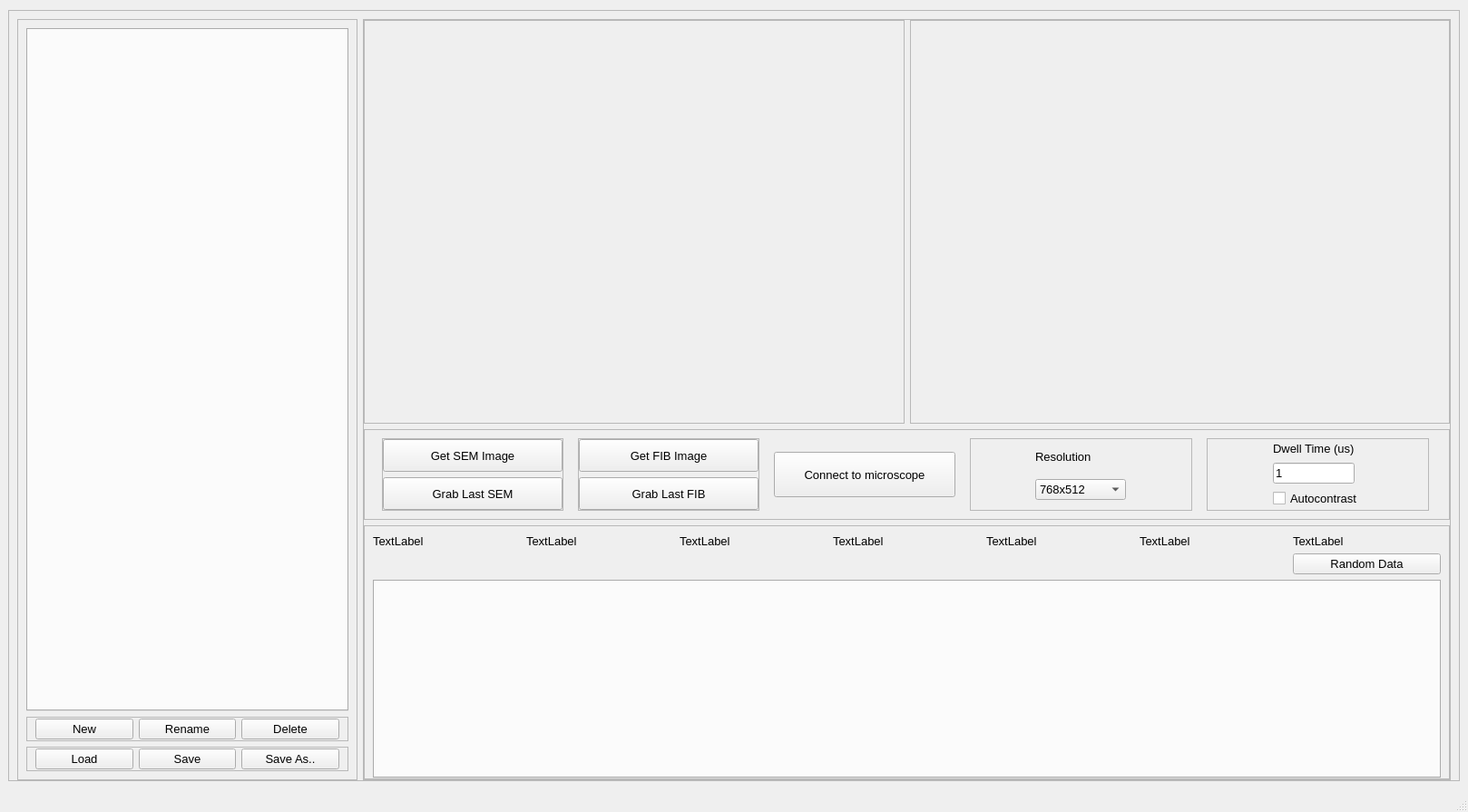
<?xml version="1.0" encoding="UTF-8"?>
<ui version="4.0">
 <class>MainWindow</class>
 <widget class="QMainWindow" name="MainWindow">
  <property name="geometry">
   <rect>
    <x>0</x>
    <y>0</y>
    <width>1618</width>
    <height>895</height>
   </rect>
  </property>
  <property name="minimumSize">
   <size>
    <width>1600</width>
    <height>850</height>
   </size>
  </property>
  <property name="maximumSize">
   <size>
    <width>1618</width>
    <height>909</height>
   </size>
  </property>
  <property name="windowTitle">
   <string>MainWindow</string>
  </property>
  <widget class="QWidget" name="centralwidget">
   <layout class="QGridLayout" name="gridLayout_6">
    <item row="0" column="0">
     <widget class="QFrame" name="Frame_Main">
      <property name="sizePolicy">
       <sizepolicy hsizetype="Expanding" vsizetype="Expanding">
        <horstretch>0</horstretch>
        <verstretch>0</verstretch>
       </sizepolicy>
      </property>
      <property name="minimumSize">
       <size>
        <width>0</width>
        <height>0</height>
       </size>
      </property>
      <property name="maximumSize">
       <size>
        <width>1600</width>
        <height>850</height>
       </size>
      </property>
      <property name="font">
       <font>
        <pointsize>10</pointsize>
       </font>
      </property>
      <property name="frameShape">
       <enum>QFrame::StyledPanel</enum>
      </property>
      <property name="frameShadow">
       <enum>QFrame::Raised</enum>
      </property>
      <layout class="QGridLayout" name="gridLayout_5">
       <property name="bottomMargin">
        <number>0</number>
       </property>
       <item row="0" column="0">
        <widget class="QFrame" name="Frame_Protocol">
         <property name="sizePolicy">
          <sizepolicy hsizetype="Preferred" vsizetype="Expanding">
           <horstretch>0</horstretch>
           <verstretch>0</verstretch>
          </sizepolicy>
         </property>
         <property name="minimumSize">
          <size>
           <width>375</width>
           <height>0</height>
          </size>
         </property>
         <property name="maximumSize">
          <size>
           <width>300</width>
           <height>16777215</height>
          </size>
         </property>
         <property name="font">
          <font>
           <pointsize>10</pointsize>
          </font>
         </property>
         <property name="frameShape">
          <enum>QFrame::StyledPanel</enum>
         </property>
         <property name="frameShadow">
          <enum>QFrame::Raised</enum>
         </property>
         <layout class="QGridLayout" name="gridLayout_4">
          <item row="0" column="0">
           <widget class="QTabWidget" name="tabWidget_Protocol">
            <property name="enabled">
             <bool>true</bool>
            </property>
            <property name="maximumSize">
             <size>
              <width>16777215</width>
              <height>16777215</height>
             </size>
            </property>
            <property name="font">
             <font>
              <pointsize>10</pointsize>
             </font>
            </property>
            <property name="cursor">
             <cursorShape>ArrowCursor</cursorShape>
            </property>
            <property name="accessibleName">
             <string/>
            </property>
            <property name="tabPosition">
             <enum>QTabWidget::North</enum>
            </property>
            <property name="tabShape">
             <enum>QTabWidget::Rounded</enum>
            </property>
            <property name="currentIndex">
             <number>-1</number>
            </property>
            <property name="iconSize">
             <size>
              <width>16</width>
              <height>16</height>
             </size>
            </property>
            <property name="elideMode">
             <enum>Qt::ElideLeft</enum>
            </property>
            <property name="usesScrollButtons">
             <bool>false</bool>
            </property>
            <property name="documentMode">
             <bool>false</bool>
            </property>
            <property name="tabsClosable">
             <bool>false</bool>
            </property>
            <property name="movable">
             <bool>true</bool>
            </property>
            <property name="tabBarAutoHide">
             <bool>false</bool>
            </property>
           </widget>
          </item>
          <item row="2" column="0">
           <widget class="QFrame" name="Frame_load_save">
            <property name="font">
             <font>
              <pointsize>10</pointsize>
             </font>
            </property>
            <property name="frameShape">
             <enum>QFrame::StyledPanel</enum>
            </property>
            <property name="frameShadow">
             <enum>QFrame::Raised</enum>
            </property>
            <layout class="QGridLayout" name="gridLayout_13">
             <property name="topMargin">
              <number>1</number>
             </property>
             <property name="bottomMargin">
              <number>1</number>
             </property>
             <item row="0" column="0">
              <widget class="QPushButton" name="pushButton_Protocol_Load">
               <property name="font">
                <font>
                 <pointsize>10</pointsize>
                </font>
               </property>
               <property name="text">
                <string>Load</string>
               </property>
              </widget>
             </item>
             <item row="0" column="1">
              <widget class="QPushButton" name="pushButton_Protocol_Save">
               <property name="font">
                <font>
                 <pointsize>10</pointsize>
                </font>
               </property>
               <property name="text">
                <string>Save</string>
               </property>
              </widget>
             </item>
             <item row="0" column="2">
              <widget class="QPushButton" name="pushButton_Protocol_Save_As">
               <property name="font">
                <font>
                 <pointsize>10</pointsize>
                </font>
               </property>
               <property name="text">
                <string>Save As..</string>
               </property>
              </widget>
             </item>
            </layout>
           </widget>
          </item>
          <item row="1" column="0">
           <widget class="QFrame" name="frame_2">
            <property name="minimumSize">
             <size>
              <width>0</width>
              <height>24</height>
             </size>
            </property>
            <property name="font">
             <font>
              <pointsize>10</pointsize>
             </font>
            </property>
            <property name="frameShape">
             <enum>QFrame::StyledPanel</enum>
            </property>
            <property name="frameShadow">
             <enum>QFrame::Raised</enum>
            </property>
            <layout class="QHBoxLayout" name="horizontalLayout">
             <property name="topMargin">
              <number>1</number>
             </property>
             <property name="bottomMargin">
              <number>1</number>
             </property>
             <item>
              <widget class="QPushButton" name="pushButton_Protocol_New">
               <property name="font">
                <font>
                 <pointsize>10</pointsize>
                </font>
               </property>
               <property name="text">
                <string>New</string>
               </property>
              </widget>
             </item>
             <item>
              <widget class="QPushButton" name="pushButton_Protocol_Rename">
               <property name="text">
                <string>Rename</string>
               </property>
              </widget>
             </item>
             <item>
              <widget class="QPushButton" name="pushButton_Protocol_Delete">
               <property name="font">
                <font>
                 <pointsize>10</pointsize>
                </font>
               </property>
               <property name="text">
                <string>Delete</string>
               </property>
              </widget>
             </item>
            </layout>
           </widget>
          </item>
         </layout>
        </widget>
       </item>
       <item row="0" column="1">
        <widget class="QFrame" name="frame_Images">
         <property name="font">
          <font>
           <pointsize>10</pointsize>
          </font>
         </property>
         <property name="frameShape">
          <enum>QFrame::StyledPanel</enum>
         </property>
         <property name="frameShadow">
          <enum>QFrame::Raised</enum>
         </property>
         <layout class="QGridLayout" name="gridLayout_3">
          <property name="leftMargin">
           <number>0</number>
          </property>
          <property name="topMargin">
           <number>0</number>
          </property>
          <property name="rightMargin">
           <number>0</number>
          </property>
          <property name="bottomMargin">
           <number>0</number>
          </property>
          <item row="0" column="0">
           <widget class="QFrame" name="frame_SEM">
            <property name="sizePolicy">
             <sizepolicy hsizetype="Expanding" vsizetype="Expanding">
              <horstretch>0</horstretch>
              <verstretch>0</verstretch>
             </sizepolicy>
            </property>
            <property name="font">
             <font>
              <pointsize>10</pointsize>
             </font>
            </property>
            <property name="frameShape">
             <enum>QFrame::StyledPanel</enum>
            </property>
            <property name="frameShadow">
             <enum>QFrame::Raised</enum>
            </property>
            <property name="lineWidth">
             <number>0</number>
            </property>
            <layout class="QGridLayout" name="gridLayout">
             <property name="leftMargin">
              <number>0</number>
             </property>
             <property name="topMargin">
              <number>0</number>
             </property>
             <property name="rightMargin">
              <number>0</number>
             </property>
             <property name="bottomMargin">
              <number>0</number>
             </property>
             <property name="spacing">
              <number>0</number>
             </property>
             <item row="0" column="0">
              <widget class="QLabel" name="label_SEM">
               <property name="sizePolicy">
                <sizepolicy hsizetype="Expanding" vsizetype="Expanding">
                 <horstretch>0</horstretch>
                 <verstretch>0</verstretch>
                </sizepolicy>
               </property>
               <property name="minimumSize">
                <size>
                 <width>567</width>
                 <height>425</height>
                </size>
               </property>
               <property name="maximumSize">
                <size>
                 <width>600</width>
                 <height>600</height>
                </size>
               </property>
               <property name="font">
                <font>
                 <pointsize>10</pointsize>
                </font>
               </property>
               <property name="text">
                <string/>
               </property>
              </widget>
             </item>
            </layout>
           </widget>
          </item>
          <item row="0" column="1">
           <widget class="QFrame" name="frame_FIB">
            <property name="sizePolicy">
             <sizepolicy hsizetype="Expanding" vsizetype="Expanding">
              <horstretch>0</horstretch>
              <verstretch>0</verstretch>
             </sizepolicy>
            </property>
            <property name="font">
             <font>
              <pointsize>10</pointsize>
             </font>
            </property>
            <property name="frameShape">
             <enum>QFrame::StyledPanel</enum>
            </property>
            <property name="frameShadow">
             <enum>QFrame::Raised</enum>
            </property>
            <layout class="QGridLayout" name="gridLayout_2">
             <item row="0" column="0">
              <widget class="QLabel" name="label_FIB">
               <property name="sizePolicy">
                <sizepolicy hsizetype="Expanding" vsizetype="Expanding">
                 <horstretch>0</horstretch>
                 <verstretch>0</verstretch>
                </sizepolicy>
               </property>
               <property name="minimumSize">
                <size>
                 <width>567</width>
                 <height>425</height>
                </size>
               </property>
               <property name="maximumSize">
                <size>
                 <width>567</width>
                 <height>425</height>
                </size>
               </property>
               <property name="font">
                <font>
                 <pointsize>10</pointsize>
                </font>
               </property>
               <property name="text">
                <string/>
               </property>
              </widget>
             </item>
            </layout>
           </widget>
          </item>
          <item row="1" column="0" colspan="2">
           <widget class="QFrame" name="frame_FIBSEM_controls">
            <property name="sizePolicy">
             <sizepolicy hsizetype="MinimumExpanding" vsizetype="Expanding">
              <horstretch>0</horstretch>
              <verstretch>0</verstretch>
             </sizepolicy>
            </property>
            <property name="maximumSize">
             <size>
              <width>16777215</width>
              <height>100</height>
             </size>
            </property>
            <property name="font">
             <font>
              <pointsize>10</pointsize>
             </font>
            </property>
            <property name="frameShape">
             <enum>QFrame::StyledPanel</enum>
            </property>
            <property name="frameShadow">
             <enum>QFrame::Raised</enum>
            </property>
            <layout class="QGridLayout" name="gridLayout_12">
             <item row="0" column="1">
              <widget class="QFrame" name="frame_acquire_FIB">
               <property name="maximumSize">
                <size>
                 <width>200</width>
                 <height>16777215</height>
                </size>
               </property>
               <property name="font">
                <font>
                 <pointsize>10</pointsize>
                </font>
               </property>
               <property name="frameShape">
                <enum>QFrame::StyledPanel</enum>
               </property>
               <property name="frameShadow">
                <enum>QFrame::Raised</enum>
               </property>
               <layout class="QVBoxLayout" name="verticalLayout">
                <property name="leftMargin">
                 <number>0</number>
                </property>
                <property name="topMargin">
                 <number>0</number>
                </property>
                <property name="rightMargin">
                 <number>0</number>
                </property>
                <property name="bottomMargin">
                 <number>0</number>
                </property>
                <item>
                 <widget class="QPushButton" name="button_get_image_FIB">
                  <property name="sizePolicy">
                   <sizepolicy hsizetype="MinimumExpanding" vsizetype="MinimumExpanding">
                    <horstretch>0</horstretch>
                    <verstretch>0</verstretch>
                   </sizepolicy>
                  </property>
                  <property name="font">
                   <font>
                    <pointsize>10</pointsize>
                   </font>
                  </property>
                  <property name="text">
                   <string>Get FIB Image</string>
                  </property>
                 </widget>
                </item>
                <item>
                 <widget class="QPushButton" name="button_last_image_FIB">
                  <property name="sizePolicy">
                   <sizepolicy hsizetype="MinimumExpanding" vsizetype="MinimumExpanding">
                    <horstretch>0</horstretch>
                    <verstretch>0</verstretch>
                   </sizepolicy>
                  </property>
                  <property name="font">
                   <font>
                    <pointsize>10</pointsize>
                   </font>
                  </property>
                  <property name="text">
                   <string>Grab Last FIB</string>
                  </property>
                 </widget>
                </item>
               </layout>
              </widget>
             </item>
             <item row="0" column="4">
              <widget class="QFrame" name="frame_3">
               <property name="sizePolicy">
                <sizepolicy hsizetype="Minimum" vsizetype="Preferred">
                 <horstretch>0</horstretch>
                 <verstretch>0</verstretch>
                </sizepolicy>
               </property>
               <property name="maximumSize">
                <size>
                 <width>245</width>
                 <height>16777215</height>
                </size>
               </property>
               <property name="font">
                <font>
                 <pointsize>10</pointsize>
                </font>
               </property>
               <property name="frameShape">
                <enum>QFrame::StyledPanel</enum>
               </property>
               <property name="frameShadow">
                <enum>QFrame::Raised</enum>
               </property>
               <layout class="QGridLayout" name="gridLayout_9">
                <property name="leftMargin">
                 <number>0</number>
                </property>
                <property name="topMargin">
                 <number>0</number>
                </property>
                <property name="rightMargin">
                 <number>0</number>
                </property>
                <property name="bottomMargin">
                 <number>0</number>
                </property>
                <item row="0" column="0">
                 <widget class="QLabel" name="label_10">
                  <property name="maximumSize">
                   <size>
                    <width>16777215</width>
                    <height>20</height>
                   </size>
                  </property>
                  <property name="font">
                   <font>
                    <pointsize>10</pointsize>
                   </font>
                  </property>
                  <property name="text">
                   <string>Dwell Time (us)</string>
                  </property>
                 </widget>
                </item>
                <item row="1" column="0">
                 <widget class="QLineEdit" name="lineEdit_dwell_time">
                  <property name="sizePolicy">
                   <sizepolicy hsizetype="Minimum" vsizetype="Fixed">
                    <horstretch>0</horstretch>
                    <verstretch>0</verstretch>
                   </sizepolicy>
                  </property>
                  <property name="maximumSize">
                   <size>
                    <width>90</width>
                    <height>16777215</height>
                   </size>
                  </property>
                  <property name="font">
                   <font>
                    <pointsize>10</pointsize>
                   </font>
                  </property>
                  <property name="text">
                   <string>1</string>
                  </property>
                 </widget>
                </item>
                <item row="2" column="0">
                 <widget class="QCheckBox" name="checkBox_Autocontrast">
                  <property name="minimumSize">
                   <size>
                    <width>0</width>
                    <height>0</height>
                   </size>
                  </property>
                  <property name="font">
                   <font>
                    <pointsize>10</pointsize>
                   </font>
                  </property>
                  <property name="text">
                   <string>Autocontrast</string>
                  </property>
                 </widget>
                </item>
               </layout>
              </widget>
             </item>
             <item row="0" column="2">
              <widget class="QPushButton" name="connect_microscope">
               <property name="sizePolicy">
                <sizepolicy hsizetype="MinimumExpanding" vsizetype="MinimumExpanding">
                 <horstretch>0</horstretch>
                 <verstretch>0</verstretch>
                </sizepolicy>
               </property>
               <property name="maximumSize">
                <size>
                 <width>200</width>
                 <height>50</height>
                </size>
               </property>
               <property name="font">
                <font>
                 <pointsize>10</pointsize>
                </font>
               </property>
               <property name="text">
                <string>Connect to microscope</string>
               </property>
              </widget>
             </item>
             <item row="0" column="0">
              <widget class="QFrame" name="frame_acquire_SEM">
               <property name="maximumSize">
                <size>
                 <width>200</width>
                 <height>16777215</height>
                </size>
               </property>
               <property name="font">
                <font>
                 <pointsize>10</pointsize>
                </font>
               </property>
               <property name="frameShape">
                <enum>QFrame::StyledPanel</enum>
               </property>
               <property name="frameShadow">
                <enum>QFrame::Raised</enum>
               </property>
               <layout class="QVBoxLayout" name="verticalLayout_5">
                <property name="leftMargin">
                 <number>0</number>
                </property>
                <property name="topMargin">
                 <number>0</number>
                </property>
                <property name="rightMargin">
                 <number>0</number>
                </property>
                <property name="bottomMargin">
                 <number>0</number>
                </property>
                <item>
                 <widget class="QPushButton" name="button_get_image_SEM">
                  <property name="sizePolicy">
                   <sizepolicy hsizetype="MinimumExpanding" vsizetype="Minimum">
                    <horstretch>0</horstretch>
                    <verstretch>0</verstretch>
                   </sizepolicy>
                  </property>
                  <property name="font">
                   <font>
                    <pointsize>10</pointsize>
                   </font>
                  </property>
                  <property name="text">
                   <string>Get SEM Image</string>
                  </property>
                 </widget>
                </item>
                <item>
                 <widget class="QPushButton" name="button_last_image_SEM">
                  <property name="sizePolicy">
                   <sizepolicy hsizetype="MinimumExpanding" vsizetype="Minimum">
                    <horstretch>0</horstretch>
                    <verstretch>0</verstretch>
                   </sizepolicy>
                  </property>
                  <property name="font">
                   <font>
                    <pointsize>10</pointsize>
                   </font>
                  </property>
                  <property name="text">
                   <string>Grab Last SEM</string>
                  </property>
                 </widget>
                </item>
               </layout>
              </widget>
             </item>
             <item row="0" column="3">
              <widget class="QFrame" name="frame_4">
               <property name="sizePolicy">
                <sizepolicy hsizetype="Minimum" vsizetype="Preferred">
                 <horstretch>0</horstretch>
                 <verstretch>0</verstretch>
                </sizepolicy>
               </property>
               <property name="maximumSize">
                <size>
                 <width>245</width>
                 <height>16777215</height>
                </size>
               </property>
               <property name="font">
                <font>
                 <pointsize>10</pointsize>
                </font>
               </property>
               <property name="frameShape">
                <enum>QFrame::StyledPanel</enum>
               </property>
               <property name="frameShadow">
                <enum>QFrame::Raised</enum>
               </property>
               <layout class="QGridLayout" name="gridLayout_10">
                <property name="leftMargin">
                 <number>0</number>
                </property>
                <property name="topMargin">
                 <number>0</number>
                </property>
                <property name="rightMargin">
                 <number>0</number>
                </property>
                <property name="bottomMargin">
                 <number>0</number>
                </property>
                <item row="0" column="0">
                 <widget class="QLabel" name="label_13">
                  <property name="maximumSize">
                   <size>
                    <width>16777215</width>
                    <height>20</height>
                   </size>
                  </property>
                  <property name="font">
                   <font>
                    <pointsize>10</pointsize>
                   </font>
                  </property>
                  <property name="text">
                   <string>Resolution</string>
                  </property>
                 </widget>
                </item>
                <item row="1" column="0">
                 <widget class="QComboBox" name="comboBox_resolution">
                  <property name="minimumSize">
                   <size>
                    <width>0</width>
                    <height>0</height>
                   </size>
                  </property>
                  <property name="maximumSize">
                   <size>
                    <width>100</width>
                    <height>16777215</height>
                   </size>
                  </property>
                  <property name="font">
                   <font>
                    <pointsize>10</pointsize>
                   </font>
                  </property>
                  <item>
                   <property name="text">
                    <string>768x512</string>
                   </property>
                  </item>
                  <item>
                   <property name="text">
                    <string>1536x1024</string>
                   </property>
                  </item>
                  <item>
                   <property name="text">
                    <string>3072x2048</string>
                   </property>
                  </item>
                  <item>
                   <property name="text">
                    <string>6144x4096</string>
                   </property>
                  </item>
                 </widget>
                </item>
               </layout>
              </widget>
             </item>
            </layout>
           </widget>
          </item>
          <item row="2" column="0" colspan="2">
           <widget class="QFrame" name="frame">
            <property name="sizePolicy">
             <sizepolicy hsizetype="Expanding" vsizetype="Expanding">
              <horstretch>0</horstretch>
              <verstretch>0</verstretch>
             </sizepolicy>
            </property>
            <property name="font">
             <font>
              <pointsize>10</pointsize>
             </font>
            </property>
            <property name="frameShape">
             <enum>QFrame::StyledPanel</enum>
            </property>
            <property name="frameShadow">
             <enum>QFrame::Raised</enum>
            </property>
            <layout class="QGridLayout" name="gridLayout_8">
             <property name="bottomMargin">
              <number>0</number>
             </property>
             <item row="0" column="5">
              <widget class="QLabel" name="label_6">
               <property name="font">
                <font>
                 <pointsize>10</pointsize>
                </font>
               </property>
               <property name="text">
                <string>TextLabel</string>
               </property>
              </widget>
             </item>
             <item row="0" column="0">
              <widget class="QLabel" name="label">
               <property name="font">
                <font>
                 <pointsize>10</pointsize>
                </font>
               </property>
               <property name="text">
                <string>TextLabel</string>
               </property>
              </widget>
             </item>
             <item row="0" column="4">
              <widget class="QLabel" name="label_5">
               <property name="font">
                <font>
                 <pointsize>10</pointsize>
                </font>
               </property>
               <property name="text">
                <string>TextLabel</string>
               </property>
              </widget>
             </item>
             <item row="2" column="0" colspan="7">
              <widget class="QTabWidget" name="tabWidget_Information">
               <property name="minimumSize">
                <size>
                 <width>0</width>
                 <height>200</height>
                </size>
               </property>
               <property name="font">
                <font>
                 <pointsize>10</pointsize>
                </font>
               </property>
               <property name="currentIndex">
                <number>-1</number>
               </property>
               <property name="movable">
                <bool>true</bool>
               </property>
              </widget>
             </item>
             <item row="0" column="2">
              <widget class="QLabel" name="label_3">
               <property name="font">
                <font>
                 <pointsize>10</pointsize>
                </font>
               </property>
               <property name="text">
                <string>TextLabel</string>
               </property>
              </widget>
             </item>
             <item row="0" column="3">
              <widget class="QLabel" name="label_4">
               <property name="font">
                <font>
                 <pointsize>10</pointsize>
                </font>
               </property>
               <property name="text">
                <string>TextLabel</string>
               </property>
              </widget>
             </item>
             <item row="0" column="6">
              <widget class="QLabel" name="label_7">
               <property name="font">
                <font>
                 <pointsize>10</pointsize>
                </font>
               </property>
               <property name="text">
                <string>TextLabel</string>
               </property>
              </widget>
             </item>
             <item row="0" column="1">
              <widget class="QLabel" name="label_2">
               <property name="font">
                <font>
                 <pointsize>10</pointsize>
                </font>
               </property>
               <property name="text">
                <string>TextLabel</string>
               </property>
              </widget>
             </item>
             <item row="1" column="6">
              <widget class="QPushButton" name="pushButton_random_data">
               <property name="text">
                <string>Random Data</string>
               </property>
              </widget>
             </item>
            </layout>
           </widget>
          </item>
         </layout>
        </widget>
       </item>
      </layout>
     </widget>
    </item>
   </layout>
  </widget>
  <widget class="QMenuBar" name="menubar">
   <property name="geometry">
    <rect>
     <x>0</x>
     <y>0</y>
     <width>1618</width>
     <height>21</height>
    </rect>
   </property>
  </widget>
  <widget class="QStatusBar" name="statusbar"/>
 </widget>
 <resources/>
 <connections>
  <connection>
   <sender>tabWidget_Protocol</sender>
   <signal>currentChanged(int)</signal>
   <receiver>tabWidget_Information</receiver>
   <slot>setCurrentIndex(int)</slot>
   <hints>
    <hint type="sourcelabel">
     <x>75</x>
     <y>58</y>
    </hint>
    <hint type="destinationlabel">
     <x>447</x>
     <y>701</y>
    </hint>
   </hints>
  </connection>
  <connection>
   <sender>tabWidget_Information</sender>
   <signal>currentChanged(int)</signal>
   <receiver>tabWidget_Protocol</receiver>
   <slot>setCurrentIndex(int)</slot>
   <hints>
    <hint type="sourcelabel">
     <x>537</x>
     <y>730</y>
    </hint>
    <hint type="destinationlabel">
     <x>196</x>
     <y>71</y>
    </hint>
   </hints>
  </connection>
 </connections>
</ui>
